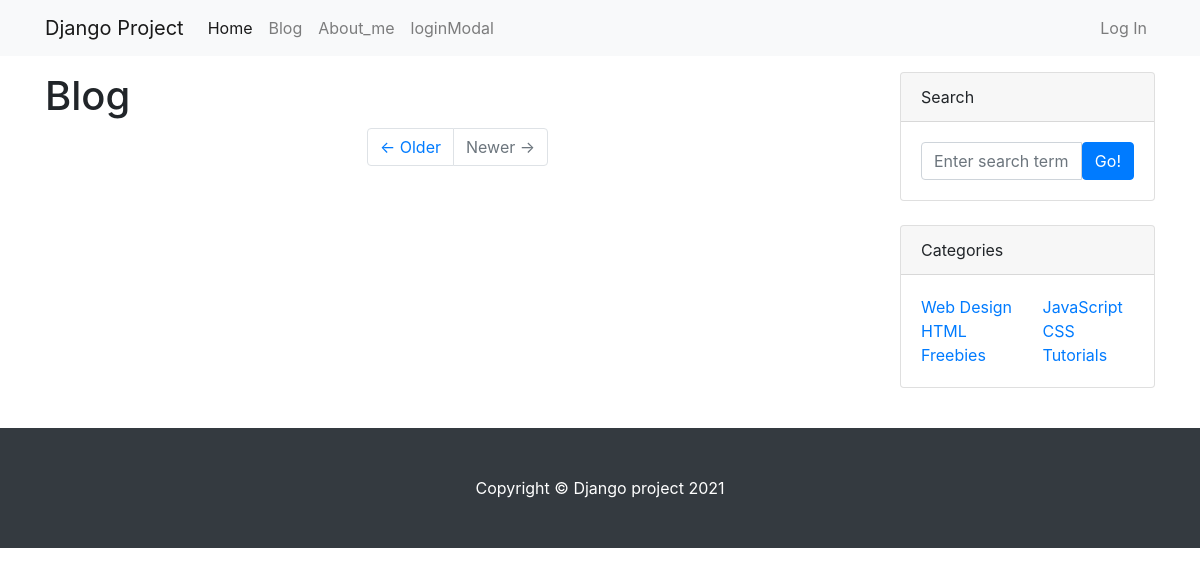
Before: /blog/ with the older database file.
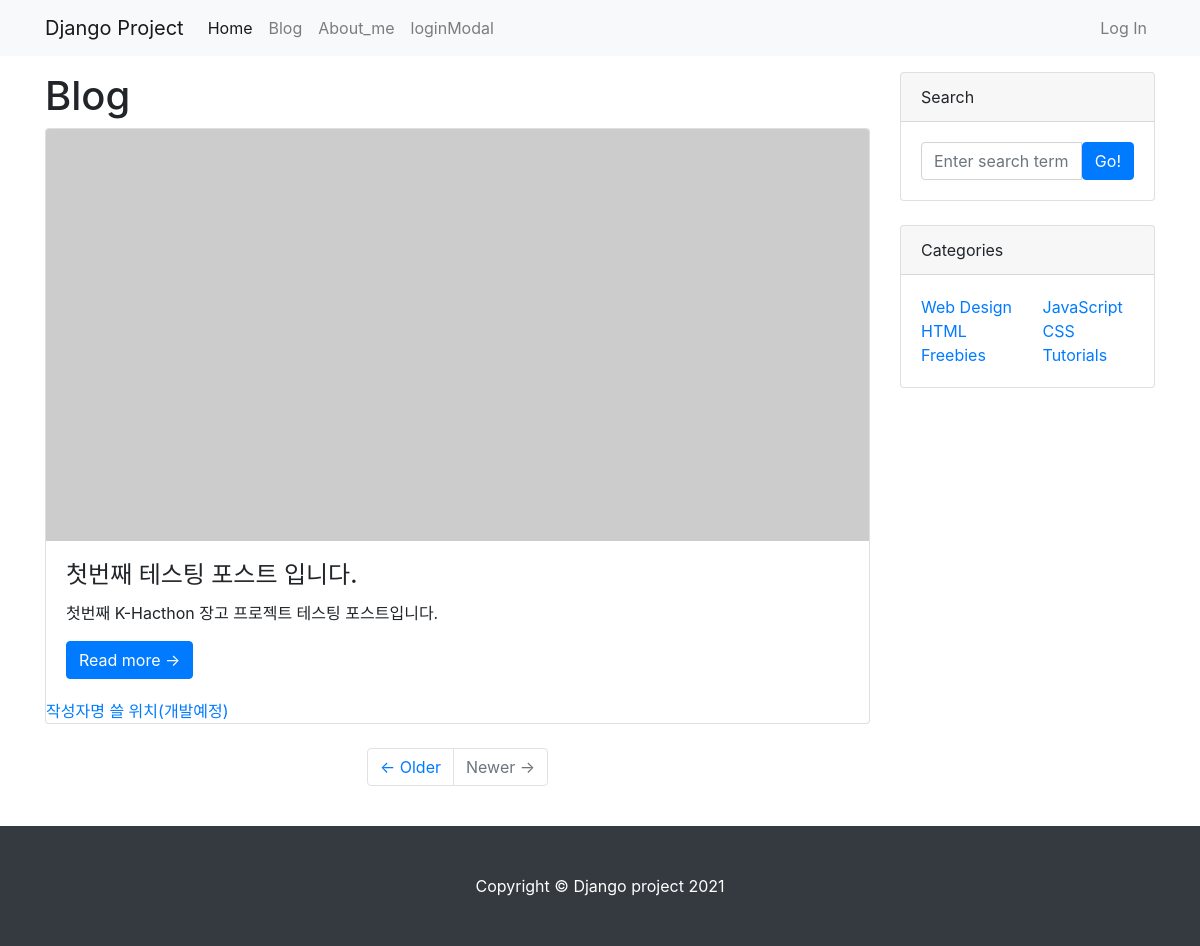
After: the same page with the newer database file.
### blog/models.py (models this page shows, shortened)
class Post(models.Model):
    title = models.CharField(max_length=30)  # 이거는 문자 담는 필드
    content = models.TextField()  # 길이 제한이 없도록 TextField 만들었고,
    head_image = models.ImageField(
        upload_to='blog/images/%Y/%m/%d/', blank=True)
    file_upload = models.FileField(
        upload_to='blog/files/%Y/%m/%d/', blank=True)  # 이거 이제 파일 필드임. # 파일도 올릴 수 있도록 모델 만든거지
    created_at = models.DateTimeField(auto_now_add=True)
    updated_at = models.DateTimeField(auto_now=True)
    def get_absolute_url(self):
        return f'/blog/{self.pk}/'

### blog/views.py (the view)
# urls.py: path('', views.PostList.as_view()),
class PostList(ListView):  # 이게 지금 list view가 레코드 목록 형태 보여줄때 사용하는거고,
    model = Post
    template_name = 'blog/index.html'
    ordering = '-pk'  # 이거는 FCV 방식에서 order_by(-pk)랑 똑같은 거임.

### blog/templates/blog/index.html (shortened to what the changed rows need)
<!DOCTYPE html>
{% load static %}
<html>
    <head>
        <link href="{% static 'blog/bootstrap/bootstrap.min.css' %}" rel="stylesheet" media="screen">
    </head>
        <body>
            <div class="container my-3">
                <div class="row">
                    <div class="col-md-8 col-lg-9">
                        <h1>Blog</h1>
                        {% for p in post_list %}
                         <div class="card mb-4">
                             {% if p.head_image %}
                            <a href="#!"><img class="card-img-top" src="{{ p.head_image.url }}" alt="{{ p }} head image" /></a>
                             {% else %}
                             <img class="card-img-top" src="https://picsum.photos/seed/{{ p.id }}/600/300" alt="random_image">
                             {% endif %}
                             <div class="card-body">
                                <h2 class="card-title h4">{{ p.title }}</h2>
                                <p class="card-text">{{ p.content }}</p>
                                <a href="{{ p.get_absolute_url }}" class="btn btn-primary">Read more &rarr;</a>
                            </div>
                            <div class="{{ p.created_at }}">
                                <a href="#">작성자명 쓸 위치(개발예정)</a>
                            </div>
                        </div>
                        {% endfor %}
                    </div>
                </div>
            </div>
        </body>
</html>

Changed rows visible on the page:
added Post: title "첫번째 테스팅 포스트 입니다.", content "첫번째 K-Hacthon 장고 프로젝트 테스팅 포스트입니다."
